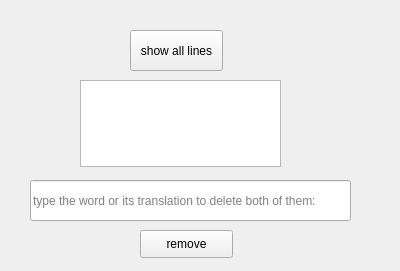
<?xml version="1.0" encoding="UTF-8"?>
<ui version="4.0">
 <class>delete1</class>
 <widget class="QWidget" name="delete1">
  <property name="geometry">
   <rect>
    <x>0</x>
    <y>0</y>
    <width>400</width>
    <height>271</height>
   </rect>
  </property>
  <property name="windowTitle">
   <string>Form</string>
  </property>
  <widget class="QPushButton" name="delete_line">
   <property name="geometry">
    <rect>
     <x>140</x>
     <y>230</y>
     <width>93</width>
     <height>28</height>
    </rect>
   </property>
   <property name="text">
    <string>remove</string>
   </property>
  </widget>
  <widget class="QLineEdit" name="lineEdit">
   <property name="geometry">
    <rect>
     <x>30</x>
     <y>180</y>
     <width>321</width>
     <height>41</height>
    </rect>
   </property>
   <property name="text">
    <string/>
   </property>
   <property name="dragEnabled">
    <bool>false</bool>
   </property>
   <property name="readOnly">
    <bool>false</bool>
   </property>
   <property name="placeholderText">
    <string>type the word or its translation to delete both of them:</string>
   </property>
  </widget>
  <widget class="QPushButton" name="showlines">
   <property name="geometry">
    <rect>
     <x>130</x>
     <y>30</y>
     <width>93</width>
     <height>41</height>
    </rect>
   </property>
   <property name="text">
    <string>show all lines</string>
   </property>
  </widget>
  <widget class="QTextEdit" name="textEdit">
   <property name="geometry">
    <rect>
     <x>80</x>
     <y>80</y>
     <width>201</width>
     <height>87</height>
    </rect>
   </property>
   <property name="readOnly">
    <bool>true</bool>
   </property>
   <property name="html">
    <string>&lt;!DOCTYPE HTML PUBLIC &quot;-//W3C//DTD HTML 4.0//EN&quot; &quot;http://www.w3.org/TR/REC-html40/strict.dtd&quot;&gt;
&lt;html&gt;&lt;head&gt;&lt;meta name=&quot;qrichtext&quot; content=&quot;1&quot; /&gt;&lt;style type=&quot;text/css&quot;&gt;
p, li { white-space: pre-wrap; }
&lt;/style&gt;&lt;/head&gt;&lt;body style=&quot; font-family:'MS Shell Dlg 2'; font-size:7.8pt; font-weight:400; font-style:normal;&quot;&gt;
&lt;p style=&quot;-qt-paragraph-type:empty; margin-top:0px; margin-bottom:0px; margin-left:0px; margin-right:0px; -qt-block-indent:0; text-indent:0px; font-family:'MS Shell Dlg 2';&quot;&gt;&lt;br /&gt;&lt;/p&gt;
&lt;p style=&quot;-qt-paragraph-type:empty; margin-top:0px; margin-bottom:0px; margin-left:0px; margin-right:0px; -qt-block-indent:0; text-indent:0px; font-family:'MS Shell Dlg 2';&quot;&gt;&lt;br /&gt;&lt;/p&gt;
&lt;p style=&quot;-qt-paragraph-type:empty; margin-top:0px; margin-bottom:0px; margin-left:0px; margin-right:0px; -qt-block-indent:0; text-indent:0px; font-family:'MS Shell Dlg 2';&quot;&gt;&lt;br /&gt;&lt;/p&gt;&lt;/body&gt;&lt;/html&gt;</string>
   </property>
  </widget>
 </widget>
 <resources/>
 <connections/>
</ui>
